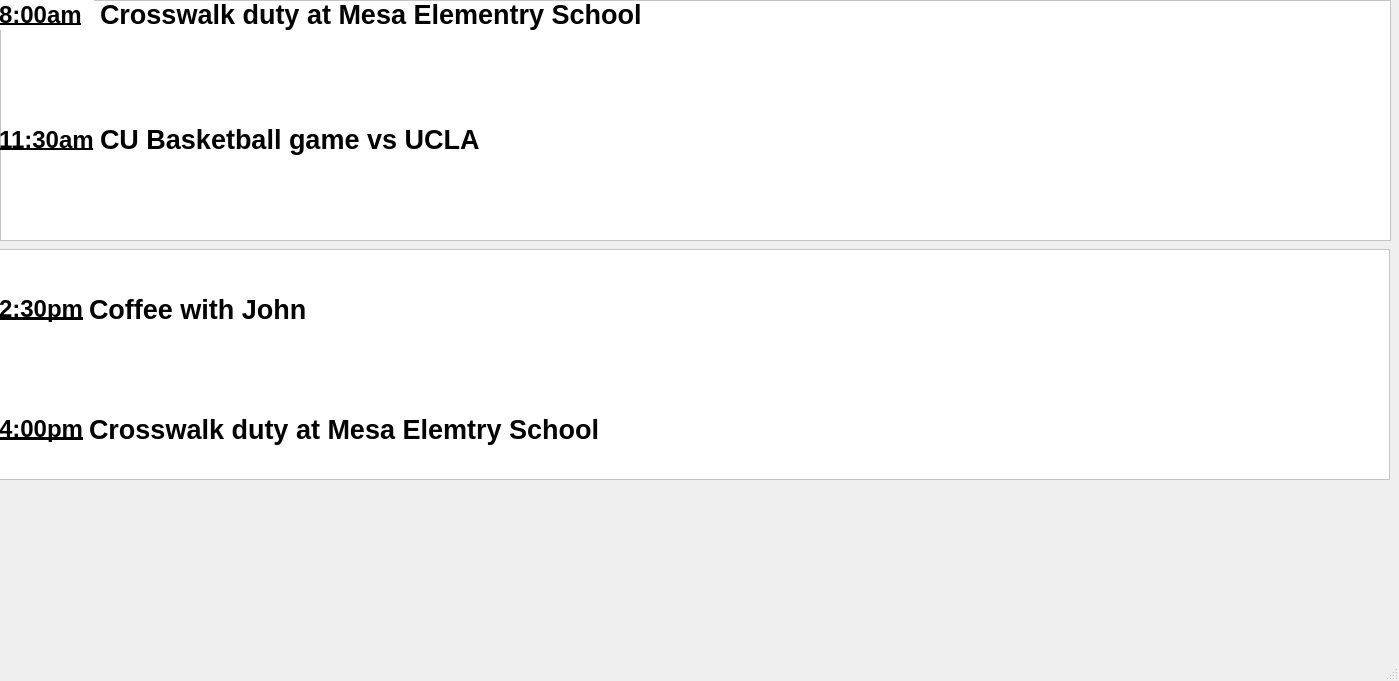
<?xml version="1.0" encoding="UTF-8"?>
<ui version="4.0">
 <class>MainWindow</class>
 <widget class="QMainWindow" name="MainWindow">
  <property name="geometry">
   <rect>
    <x>0</x>
    <y>0</y>
    <width>1399</width>
    <height>681</height>
   </rect>
  </property>
  <property name="windowTitle">
   <string>MainWindow</string>
  </property>
  <widget class="QWidget" name="centralwidget">
   <widget class="QFrame" name="frame">
    <property name="geometry">
     <rect>
      <x>0</x>
      <y>0</y>
      <width>1391</width>
      <height>241</height>
     </rect>
    </property>
    <property name="palette">
     <palette>
      <active>
       <colorrole role="WindowText">
        <brush brushstyle="SolidPattern">
         <color alpha="255">
          <red>0</red>
          <green>0</green>
          <blue>0</blue>
         </color>
        </brush>
       </colorrole>
       <colorrole role="Button">
        <brush brushstyle="SolidPattern">
         <color alpha="255">
          <red>255</red>
          <green>255</green>
          <blue>255</blue>
         </color>
        </brush>
       </colorrole>
       <colorrole role="Light">
        <brush brushstyle="SolidPattern">
         <color alpha="255">
          <red>255</red>
          <green>255</green>
          <blue>255</blue>
         </color>
        </brush>
       </colorrole>
       <colorrole role="Midlight">
        <brush brushstyle="SolidPattern">
         <color alpha="255">
          <red>255</red>
          <green>255</green>
          <blue>255</blue>
         </color>
        </brush>
       </colorrole>
       <colorrole role="Dark">
        <brush brushstyle="SolidPattern">
         <color alpha="255">
          <red>127</red>
          <green>127</green>
          <blue>127</blue>
         </color>
        </brush>
       </colorrole>
       <colorrole role="Mid">
        <brush brushstyle="SolidPattern">
         <color alpha="255">
          <red>170</red>
          <green>170</green>
          <blue>170</blue>
         </color>
        </brush>
       </colorrole>
       <colorrole role="Text">
        <brush brushstyle="SolidPattern">
         <color alpha="255">
          <red>0</red>
          <green>0</green>
          <blue>0</blue>
         </color>
        </brush>
       </colorrole>
       <colorrole role="BrightText">
        <brush brushstyle="SolidPattern">
         <color alpha="255">
          <red>255</red>
          <green>255</green>
          <blue>255</blue>
         </color>
        </brush>
       </colorrole>
       <colorrole role="ButtonText">
        <brush brushstyle="SolidPattern">
         <color alpha="255">
          <red>0</red>
          <green>0</green>
          <blue>0</blue>
         </color>
        </brush>
       </colorrole>
       <colorrole role="Base">
        <brush brushstyle="SolidPattern">
         <color alpha="255">
          <red>255</red>
          <green>255</green>
          <blue>255</blue>
         </color>
        </brush>
       </colorrole>
       <colorrole role="Window">
        <brush brushstyle="SolidPattern">
         <color alpha="255">
          <red>255</red>
          <green>255</green>
          <blue>255</blue>
         </color>
        </brush>
       </colorrole>
       <colorrole role="Shadow">
        <brush brushstyle="SolidPattern">
         <color alpha="255">
          <red>0</red>
          <green>0</green>
          <blue>0</blue>
         </color>
        </brush>
       </colorrole>
       <colorrole role="AlternateBase">
        <brush brushstyle="SolidPattern">
         <color alpha="255">
          <red>255</red>
          <green>255</green>
          <blue>255</blue>
         </color>
        </brush>
       </colorrole>
       <colorrole role="ToolTipBase">
        <brush brushstyle="SolidPattern">
         <color alpha="255">
          <red>255</red>
          <green>255</green>
          <blue>220</blue>
         </color>
        </brush>
       </colorrole>
       <colorrole role="ToolTipText">
        <brush brushstyle="SolidPattern">
         <color alpha="255">
          <red>0</red>
          <green>0</green>
          <blue>0</blue>
         </color>
        </brush>
       </colorrole>
       <colorrole role="PlaceholderText">
        <brush brushstyle="SolidPattern">
         <color alpha="128">
          <red>0</red>
          <green>0</green>
          <blue>0</blue>
         </color>
        </brush>
       </colorrole>
      </active>
      <inactive>
       <colorrole role="WindowText">
        <brush brushstyle="SolidPattern">
         <color alpha="255">
          <red>0</red>
          <green>0</green>
          <blue>0</blue>
         </color>
        </brush>
       </colorrole>
       <colorrole role="Button">
        <brush brushstyle="SolidPattern">
         <color alpha="255">
          <red>255</red>
          <green>255</green>
          <blue>255</blue>
         </color>
        </brush>
       </colorrole>
       <colorrole role="Light">
        <brush brushstyle="SolidPattern">
         <color alpha="255">
          <red>255</red>
          <green>255</green>
          <blue>255</blue>
         </color>
        </brush>
       </colorrole>
       <colorrole role="Midlight">
        <brush brushstyle="SolidPattern">
         <color alpha="255">
          <red>255</red>
          <green>255</green>
          <blue>255</blue>
         </color>
        </brush>
       </colorrole>
       <colorrole role="Dark">
        <brush brushstyle="SolidPattern">
         <color alpha="255">
          <red>127</red>
          <green>127</green>
          <blue>127</blue>
         </color>
        </brush>
       </colorrole>
       <colorrole role="Mid">
        <brush brushstyle="SolidPattern">
         <color alpha="255">
          <red>170</red>
          <green>170</green>
          <blue>170</blue>
         </color>
        </brush>
       </colorrole>
       <colorrole role="Text">
        <brush brushstyle="SolidPattern">
         <color alpha="255">
          <red>0</red>
          <green>0</green>
          <blue>0</blue>
         </color>
        </brush>
       </colorrole>
       <colorrole role="BrightText">
        <brush brushstyle="SolidPattern">
         <color alpha="255">
          <red>255</red>
          <green>255</green>
          <blue>255</blue>
         </color>
        </brush>
       </colorrole>
       <colorrole role="ButtonText">
        <brush brushstyle="SolidPattern">
         <color alpha="255">
          <red>0</red>
          <green>0</green>
          <blue>0</blue>
         </color>
        </brush>
       </colorrole>
       <colorrole role="Base">
        <brush brushstyle="SolidPattern">
         <color alpha="255">
          <red>255</red>
          <green>255</green>
          <blue>255</blue>
         </color>
        </brush>
       </colorrole>
       <colorrole role="Window">
        <brush brushstyle="SolidPattern">
         <color alpha="255">
          <red>255</red>
          <green>255</green>
          <blue>255</blue>
         </color>
        </brush>
       </colorrole>
       <colorrole role="Shadow">
        <brush brushstyle="SolidPattern">
         <color alpha="255">
          <red>0</red>
          <green>0</green>
          <blue>0</blue>
         </color>
        </brush>
       </colorrole>
       <colorrole role="AlternateBase">
        <brush brushstyle="SolidPattern">
         <color alpha="255">
          <red>255</red>
          <green>255</green>
          <blue>255</blue>
         </color>
        </brush>
       </colorrole>
       <colorrole role="ToolTipBase">
        <brush brushstyle="SolidPattern">
         <color alpha="255">
          <red>255</red>
          <green>255</green>
          <blue>220</blue>
         </color>
        </brush>
       </colorrole>
       <colorrole role="ToolTipText">
        <brush brushstyle="SolidPattern">
         <color alpha="255">
          <red>0</red>
          <green>0</green>
          <blue>0</blue>
         </color>
        </brush>
       </colorrole>
       <colorrole role="PlaceholderText">
        <brush brushstyle="SolidPattern">
         <color alpha="128">
          <red>0</red>
          <green>0</green>
          <blue>0</blue>
         </color>
        </brush>
       </colorrole>
      </inactive>
      <disabled>
       <colorrole role="WindowText">
        <brush brushstyle="SolidPattern">
         <color alpha="255">
          <red>127</red>
          <green>127</green>
          <blue>127</blue>
         </color>
        </brush>
       </colorrole>
       <colorrole role="Button">
        <brush brushstyle="SolidPattern">
         <color alpha="255">
          <red>255</red>
          <green>255</green>
          <blue>255</blue>
         </color>
        </brush>
       </colorrole>
       <colorrole role="Light">
        <brush brushstyle="SolidPattern">
         <color alpha="255">
          <red>255</red>
          <green>255</green>
          <blue>255</blue>
         </color>
        </brush>
       </colorrole>
       <colorrole role="Midlight">
        <brush brushstyle="SolidPattern">
         <color alpha="255">
          <red>255</red>
          <green>255</green>
          <blue>255</blue>
         </color>
        </brush>
       </colorrole>
       <colorrole role="Dark">
        <brush brushstyle="SolidPattern">
         <color alpha="255">
          <red>127</red>
          <green>127</green>
          <blue>127</blue>
         </color>
        </brush>
       </colorrole>
       <colorrole role="Mid">
        <brush brushstyle="SolidPattern">
         <color alpha="255">
          <red>170</red>
          <green>170</green>
          <blue>170</blue>
         </color>
        </brush>
       </colorrole>
       <colorrole role="Text">
        <brush brushstyle="SolidPattern">
         <color alpha="255">
          <red>127</red>
          <green>127</green>
          <blue>127</blue>
         </color>
        </brush>
       </colorrole>
       <colorrole role="BrightText">
        <brush brushstyle="SolidPattern">
         <color alpha="255">
          <red>255</red>
          <green>255</green>
          <blue>255</blue>
         </color>
        </brush>
       </colorrole>
       <colorrole role="ButtonText">
        <brush brushstyle="SolidPattern">
         <color alpha="255">
          <red>127</red>
          <green>127</green>
          <blue>127</blue>
         </color>
        </brush>
       </colorrole>
       <colorrole role="Base">
        <brush brushstyle="SolidPattern">
         <color alpha="255">
          <red>255</red>
          <green>255</green>
          <blue>255</blue>
         </color>
        </brush>
       </colorrole>
       <colorrole role="Window">
        <brush brushstyle="SolidPattern">
         <color alpha="255">
          <red>255</red>
          <green>255</green>
          <blue>255</blue>
         </color>
        </brush>
       </colorrole>
       <colorrole role="Shadow">
        <brush brushstyle="SolidPattern">
         <color alpha="255">
          <red>0</red>
          <green>0</green>
          <blue>0</blue>
         </color>
        </brush>
       </colorrole>
       <colorrole role="AlternateBase">
        <brush brushstyle="SolidPattern">
         <color alpha="255">
          <red>255</red>
          <green>255</green>
          <blue>255</blue>
         </color>
        </brush>
       </colorrole>
       <colorrole role="ToolTipBase">
        <brush brushstyle="SolidPattern">
         <color alpha="255">
          <red>255</red>
          <green>255</green>
          <blue>220</blue>
         </color>
        </brush>
       </colorrole>
       <colorrole role="ToolTipText">
        <brush brushstyle="SolidPattern">
         <color alpha="255">
          <red>0</red>
          <green>0</green>
          <blue>0</blue>
         </color>
        </brush>
       </colorrole>
       <colorrole role="PlaceholderText">
        <brush brushstyle="SolidPattern">
         <color alpha="128">
          <red>0</red>
          <green>0</green>
          <blue>0</blue>
         </color>
        </brush>
       </colorrole>
      </disabled>
     </palette>
    </property>
    <property name="autoFillBackground">
     <bool>true</bool>
    </property>
    <property name="frameShape">
     <enum>QFrame::StyledPanel</enum>
    </property>
    <property name="frameShadow">
     <enum>QFrame::Raised</enum>
    </property>
    <widget class="QWidget" name="gridLayoutWidget">
     <property name="geometry">
      <rect>
       <x>-1</x>
       <y>-1</y>
       <width>1391</width>
       <height>244</height>
      </rect>
     </property>
     <layout class="QGridLayout" name="gridLayout">
      <item row="0" column="0">
       <widget class="QLabel" name="morning_time_1">
        <property name="sizePolicy">
         <sizepolicy hsizetype="Preferred" vsizetype="Preferred">
          <horstretch>0</horstretch>
          <verstretch>0</verstretch>
         </sizepolicy>
        </property>
        <property name="font">
         <font>
          <pointsize>18</pointsize>
          <weight>75</weight>
          <bold>true</bold>
          <underline>true</underline>
         </font>
        </property>
        <property name="autoFillBackground">
         <bool>true</bool>
        </property>
        <property name="text">
         <string>8:00am</string>
        </property>
       </widget>
      </item>
      <item row="1" column="0">
       <widget class="QLabel" name="morning_time_2">
        <property name="sizePolicy">
         <sizepolicy hsizetype="Fixed" vsizetype="Preferred">
          <horstretch>0</horstretch>
          <verstretch>0</verstretch>
         </sizepolicy>
        </property>
        <property name="font">
         <font>
          <pointsize>18</pointsize>
          <weight>75</weight>
          <bold>true</bold>
          <underline>true</underline>
         </font>
        </property>
        <property name="text">
         <string>11:30am</string>
        </property>
       </widget>
      </item>
      <item row="1" column="2">
       <widget class="QLabel" name="label_3">
        <property name="text">
         <string/>
        </property>
        <property name="pixmap">
         <pixmap>../../Applications/Widgets/GoogleCalendarAPI/imgs/icon_buffs.png</pixmap>
        </property>
       </widget>
      </item>
      <item row="0" column="1">
       <widget class="QLabel" name="morning_event_title_1">
        <property name="font">
         <font>
          <pointsize>20</pointsize>
          <weight>75</weight>
          <bold>true</bold>
         </font>
        </property>
        <property name="text">
         <string>Crosswalk duty at Mesa Elementry School</string>
        </property>
       </widget>
      </item>
      <item row="0" column="2">
       <widget class="QLabel" name="morning_pic_1">
        <property name="sizePolicy">
         <sizepolicy hsizetype="Fixed" vsizetype="Fixed">
          <horstretch>0</horstretch>
          <verstretch>0</verstretch>
         </sizepolicy>
        </property>
        <property name="text">
         <string/>
        </property>
        <property name="pixmap">
         <pixmap>../../Applications/Widgets/GoogleCalendarAPI/imgs/icon_mesa.png</pixmap>
        </property>
       </widget>
      </item>
      <item row="0" column="3">
       <spacer name="morning_spacer_1">
        <property name="orientation">
         <enum>Qt::Horizontal</enum>
        </property>
        <property name="sizeHint" stdset="0">
         <size>
          <width>40</width>
          <height>20</height>
         </size>
        </property>
       </spacer>
      </item>
      <item row="1" column="1">
       <widget class="QLabel" name="label_2">
        <property name="sizePolicy">
         <sizepolicy hsizetype="Ignored" vsizetype="Preferred">
          <horstretch>0</horstretch>
          <verstretch>0</verstretch>
         </sizepolicy>
        </property>
        <property name="font">
         <font>
          <pointsize>20</pointsize>
          <weight>75</weight>
          <bold>true</bold>
         </font>
        </property>
        <property name="text">
         <string>CU Basketball game vs UCLA</string>
        </property>
       </widget>
      </item>
      <item row="1" column="3">
       <spacer name="morning_spacer_2">
        <property name="orientation">
         <enum>Qt::Horizontal</enum>
        </property>
        <property name="sizeHint" stdset="0">
         <size>
          <width>40</width>
          <height>20</height>
         </size>
        </property>
       </spacer>
      </item>
     </layout>
    </widget>
   </widget>
   <widget class="QFrame" name="frame_2">
    <property name="geometry">
     <rect>
      <x>-1</x>
      <y>249</y>
      <width>1391</width>
      <height>231</height>
     </rect>
    </property>
    <property name="palette">
     <palette>
      <active>
       <colorrole role="WindowText">
        <brush brushstyle="SolidPattern">
         <color alpha="255">
          <red>0</red>
          <green>0</green>
          <blue>0</blue>
         </color>
        </brush>
       </colorrole>
       <colorrole role="Button">
        <brush brushstyle="SolidPattern">
         <color alpha="255">
          <red>255</red>
          <green>255</green>
          <blue>255</blue>
         </color>
        </brush>
       </colorrole>
       <colorrole role="Light">
        <brush brushstyle="SolidPattern">
         <color alpha="255">
          <red>255</red>
          <green>255</green>
          <blue>255</blue>
         </color>
        </brush>
       </colorrole>
       <colorrole role="Midlight">
        <brush brushstyle="SolidPattern">
         <color alpha="255">
          <red>255</red>
          <green>255</green>
          <blue>255</blue>
         </color>
        </brush>
       </colorrole>
       <colorrole role="Dark">
        <brush brushstyle="SolidPattern">
         <color alpha="255">
          <red>127</red>
          <green>127</green>
          <blue>127</blue>
         </color>
        </brush>
       </colorrole>
       <colorrole role="Mid">
        <brush brushstyle="SolidPattern">
         <color alpha="255">
          <red>170</red>
          <green>170</green>
          <blue>170</blue>
         </color>
        </brush>
       </colorrole>
       <colorrole role="Text">
        <brush brushstyle="SolidPattern">
         <color alpha="255">
          <red>0</red>
          <green>0</green>
          <blue>0</blue>
         </color>
        </brush>
       </colorrole>
       <colorrole role="BrightText">
        <brush brushstyle="SolidPattern">
         <color alpha="255">
          <red>255</red>
          <green>255</green>
          <blue>255</blue>
         </color>
        </brush>
       </colorrole>
       <colorrole role="ButtonText">
        <brush brushstyle="SolidPattern">
         <color alpha="255">
          <red>0</red>
          <green>0</green>
          <blue>0</blue>
         </color>
        </brush>
       </colorrole>
       <colorrole role="Base">
        <brush brushstyle="SolidPattern">
         <color alpha="255">
          <red>255</red>
          <green>255</green>
          <blue>255</blue>
         </color>
        </brush>
       </colorrole>
       <colorrole role="Window">
        <brush brushstyle="SolidPattern">
         <color alpha="255">
          <red>255</red>
          <green>255</green>
          <blue>255</blue>
         </color>
        </brush>
       </colorrole>
       <colorrole role="Shadow">
        <brush brushstyle="SolidPattern">
         <color alpha="255">
          <red>0</red>
          <green>0</green>
          <blue>0</blue>
         </color>
        </brush>
       </colorrole>
       <colorrole role="AlternateBase">
        <brush brushstyle="SolidPattern">
         <color alpha="255">
          <red>255</red>
          <green>255</green>
          <blue>255</blue>
         </color>
        </brush>
       </colorrole>
       <colorrole role="ToolTipBase">
        <brush brushstyle="SolidPattern">
         <color alpha="255">
          <red>255</red>
          <green>255</green>
          <blue>220</blue>
         </color>
        </brush>
       </colorrole>
       <colorrole role="ToolTipText">
        <brush brushstyle="SolidPattern">
         <color alpha="255">
          <red>0</red>
          <green>0</green>
          <blue>0</blue>
         </color>
        </brush>
       </colorrole>
       <colorrole role="PlaceholderText">
        <brush brushstyle="SolidPattern">
         <color alpha="128">
          <red>0</red>
          <green>0</green>
          <blue>0</blue>
         </color>
        </brush>
       </colorrole>
      </active>
      <inactive>
       <colorrole role="WindowText">
        <brush brushstyle="SolidPattern">
         <color alpha="255">
          <red>0</red>
          <green>0</green>
          <blue>0</blue>
         </color>
        </brush>
       </colorrole>
       <colorrole role="Button">
        <brush brushstyle="SolidPattern">
         <color alpha="255">
          <red>255</red>
          <green>255</green>
          <blue>255</blue>
         </color>
        </brush>
       </colorrole>
       <colorrole role="Light">
        <brush brushstyle="SolidPattern">
         <color alpha="255">
          <red>255</red>
          <green>255</green>
          <blue>255</blue>
         </color>
        </brush>
       </colorrole>
       <colorrole role="Midlight">
        <brush brushstyle="SolidPattern">
         <color alpha="255">
          <red>255</red>
          <green>255</green>
          <blue>255</blue>
         </color>
        </brush>
       </colorrole>
       <colorrole role="Dark">
        <brush brushstyle="SolidPattern">
         <color alpha="255">
          <red>127</red>
          <green>127</green>
          <blue>127</blue>
         </color>
        </brush>
       </colorrole>
       <colorrole role="Mid">
        <brush brushstyle="SolidPattern">
         <color alpha="255">
          <red>170</red>
          <green>170</green>
          <blue>170</blue>
         </color>
        </brush>
       </colorrole>
       <colorrole role="Text">
        <brush brushstyle="SolidPattern">
         <color alpha="255">
          <red>0</red>
          <green>0</green>
          <blue>0</blue>
         </color>
        </brush>
       </colorrole>
       <colorrole role="BrightText">
        <brush brushstyle="SolidPattern">
         <color alpha="255">
          <red>255</red>
          <green>255</green>
          <blue>255</blue>
         </color>
        </brush>
       </colorrole>
       <colorrole role="ButtonText">
        <brush brushstyle="SolidPattern">
         <color alpha="255">
          <red>0</red>
          <green>0</green>
          <blue>0</blue>
         </color>
        </brush>
       </colorrole>
       <colorrole role="Base">
        <brush brushstyle="SolidPattern">
         <color alpha="255">
          <red>255</red>
          <green>255</green>
          <blue>255</blue>
         </color>
        </brush>
       </colorrole>
       <colorrole role="Window">
        <brush brushstyle="SolidPattern">
         <color alpha="255">
          <red>255</red>
          <green>255</green>
          <blue>255</blue>
         </color>
        </brush>
       </colorrole>
       <colorrole role="Shadow">
        <brush brushstyle="SolidPattern">
         <color alpha="255">
          <red>0</red>
          <green>0</green>
          <blue>0</blue>
         </color>
        </brush>
       </colorrole>
       <colorrole role="AlternateBase">
        <brush brushstyle="SolidPattern">
         <color alpha="255">
          <red>255</red>
          <green>255</green>
          <blue>255</blue>
         </color>
        </brush>
       </colorrole>
       <colorrole role="ToolTipBase">
        <brush brushstyle="SolidPattern">
         <color alpha="255">
          <red>255</red>
          <green>255</green>
          <blue>220</blue>
         </color>
        </brush>
       </colorrole>
       <colorrole role="ToolTipText">
        <brush brushstyle="SolidPattern">
         <color alpha="255">
          <red>0</red>
          <green>0</green>
          <blue>0</blue>
         </color>
        </brush>
       </colorrole>
       <colorrole role="PlaceholderText">
        <brush brushstyle="SolidPattern">
         <color alpha="128">
          <red>0</red>
          <green>0</green>
          <blue>0</blue>
         </color>
        </brush>
       </colorrole>
      </inactive>
      <disabled>
       <colorrole role="WindowText">
        <brush brushstyle="SolidPattern">
         <color alpha="255">
          <red>127</red>
          <green>127</green>
          <blue>127</blue>
         </color>
        </brush>
       </colorrole>
       <colorrole role="Button">
        <brush brushstyle="SolidPattern">
         <color alpha="255">
          <red>255</red>
          <green>255</green>
          <blue>255</blue>
         </color>
        </brush>
       </colorrole>
       <colorrole role="Light">
        <brush brushstyle="SolidPattern">
         <color alpha="255">
          <red>255</red>
          <green>255</green>
          <blue>255</blue>
         </color>
        </brush>
       </colorrole>
       <colorrole role="Midlight">
        <brush brushstyle="SolidPattern">
         <color alpha="255">
          <red>255</red>
          <green>255</green>
          <blue>255</blue>
         </color>
        </brush>
       </colorrole>
       <colorrole role="Dark">
        <brush brushstyle="SolidPattern">
         <color alpha="255">
          <red>127</red>
          <green>127</green>
          <blue>127</blue>
         </color>
        </brush>
       </colorrole>
       <colorrole role="Mid">
        <brush brushstyle="SolidPattern">
         <color alpha="255">
          <red>170</red>
          <green>170</green>
          <blue>170</blue>
         </color>
        </brush>
       </colorrole>
       <colorrole role="Text">
        <brush brushstyle="SolidPattern">
         <color alpha="255">
          <red>127</red>
          <green>127</green>
          <blue>127</blue>
         </color>
        </brush>
       </colorrole>
       <colorrole role="BrightText">
        <brush brushstyle="SolidPattern">
         <color alpha="255">
          <red>255</red>
          <green>255</green>
          <blue>255</blue>
         </color>
        </brush>
       </colorrole>
       <colorrole role="ButtonText">
        <brush brushstyle="SolidPattern">
         <color alpha="255">
          <red>127</red>
          <green>127</green>
          <blue>127</blue>
         </color>
        </brush>
       </colorrole>
       <colorrole role="Base">
        <brush brushstyle="SolidPattern">
         <color alpha="255">
          <red>255</red>
          <green>255</green>
          <blue>255</blue>
         </color>
        </brush>
       </colorrole>
       <colorrole role="Window">
        <brush brushstyle="SolidPattern">
         <color alpha="255">
          <red>255</red>
          <green>255</green>
          <blue>255</blue>
         </color>
        </brush>
       </colorrole>
       <colorrole role="Shadow">
        <brush brushstyle="SolidPattern">
         <color alpha="255">
          <red>0</red>
          <green>0</green>
          <blue>0</blue>
         </color>
        </brush>
       </colorrole>
       <colorrole role="AlternateBase">
        <brush brushstyle="SolidPattern">
         <color alpha="255">
          <red>255</red>
          <green>255</green>
          <blue>255</blue>
         </color>
        </brush>
       </colorrole>
       <colorrole role="ToolTipBase">
        <brush brushstyle="SolidPattern">
         <color alpha="255">
          <red>255</red>
          <green>255</green>
          <blue>220</blue>
         </color>
        </brush>
       </colorrole>
       <colorrole role="ToolTipText">
        <brush brushstyle="SolidPattern">
         <color alpha="255">
          <red>0</red>
          <green>0</green>
          <blue>0</blue>
         </color>
        </brush>
       </colorrole>
       <colorrole role="PlaceholderText">
        <brush brushstyle="SolidPattern">
         <color alpha="128">
          <red>0</red>
          <green>0</green>
          <blue>0</blue>
         </color>
        </brush>
       </colorrole>
      </disabled>
     </palette>
    </property>
    <property name="autoFillBackground">
     <bool>true</bool>
    </property>
    <property name="frameShape">
     <enum>QFrame::StyledPanel</enum>
    </property>
    <property name="frameShadow">
     <enum>QFrame::Raised</enum>
    </property>
    <widget class="QWidget" name="horizontalLayoutWidget">
     <property name="geometry">
      <rect>
       <x>0</x>
       <y>0</y>
       <width>1391</width>
       <height>120</height>
      </rect>
     </property>
     <layout class="QHBoxLayout" name="horizontalLayout">
      <item>
       <widget class="QLabel" name="afternoon_time_1">
        <property name="font">
         <font>
          <pointsize>18</pointsize>
          <weight>75</weight>
          <bold>true</bold>
          <underline>true</underline>
         </font>
        </property>
        <property name="text">
         <string>2:30pm</string>
        </property>
       </widget>
      </item>
      <item>
       <widget class="QLabel" name="label_4">
        <property name="font">
         <font>
          <pointsize>20</pointsize>
          <weight>75</weight>
          <bold>true</bold>
         </font>
        </property>
        <property name="text">
         <string>Coffee with John</string>
        </property>
       </widget>
      </item>
      <item>
       <widget class="QLabel" name="label_5">
        <property name="sizePolicy">
         <sizepolicy hsizetype="Fixed" vsizetype="Fixed">
          <horstretch>0</horstretch>
          <verstretch>0</verstretch>
         </sizepolicy>
        </property>
        <property name="text">
         <string/>
        </property>
        <property name="pixmap">
         <pixmap>../../Applications/Widgets/GoogleCalendarAPI/imgs/icon_john.png</pixmap>
        </property>
       </widget>
      </item>
      <item>
       <spacer name="horizontalSpacer">
        <property name="orientation">
         <enum>Qt::Horizontal</enum>
        </property>
        <property name="sizeHint" stdset="0">
         <size>
          <width>40</width>
          <height>20</height>
         </size>
        </property>
       </spacer>
      </item>
     </layout>
    </widget>
    <widget class="QWidget" name="horizontalLayoutWidget_2">
     <property name="geometry">
      <rect>
       <x>0</x>
       <y>120</y>
       <width>1391</width>
       <height>120</height>
      </rect>
     </property>
     <layout class="QHBoxLayout" name="horizontalLayout_2">
      <item>
       <widget class="QLabel" name="label_6">
        <property name="font">
         <font>
          <pointsize>18</pointsize>
          <weight>75</weight>
          <bold>true</bold>
          <underline>true</underline>
         </font>
        </property>
        <property name="text">
         <string>4:00pm</string>
        </property>
       </widget>
      </item>
      <item>
       <widget class="QLabel" name="label_7">
        <property name="font">
         <font>
          <pointsize>20</pointsize>
          <weight>75</weight>
          <bold>true</bold>
         </font>
        </property>
        <property name="text">
         <string>Crosswalk duty at Mesa Elemtry School</string>
        </property>
       </widget>
      </item>
      <item>
       <widget class="QLabel" name="label_8">
        <property name="sizePolicy">
         <sizepolicy hsizetype="Fixed" vsizetype="Fixed">
          <horstretch>0</horstretch>
          <verstretch>0</verstretch>
         </sizepolicy>
        </property>
        <property name="text">
         <string/>
        </property>
        <property name="pixmap">
         <pixmap>../../Applications/Widgets/GoogleCalendarAPI/imgs/icon_mesa.png</pixmap>
        </property>
       </widget>
      </item>
      <item>
       <spacer name="horizontalSpacer_2">
        <property name="orientation">
         <enum>Qt::Horizontal</enum>
        </property>
        <property name="sizeHint" stdset="0">
         <size>
          <width>40</width>
          <height>20</height>
         </size>
        </property>
       </spacer>
      </item>
     </layout>
    </widget>
   </widget>
  </widget>
  <widget class="QMenuBar" name="menubar">
   <property name="geometry">
    <rect>
     <x>0</x>
     <y>0</y>
     <width>1399</width>
     <height>23</height>
    </rect>
   </property>
  </widget>
  <widget class="QStatusBar" name="statusbar"/>
 </widget>
 <resources/>
 <connections/>
</ui>
